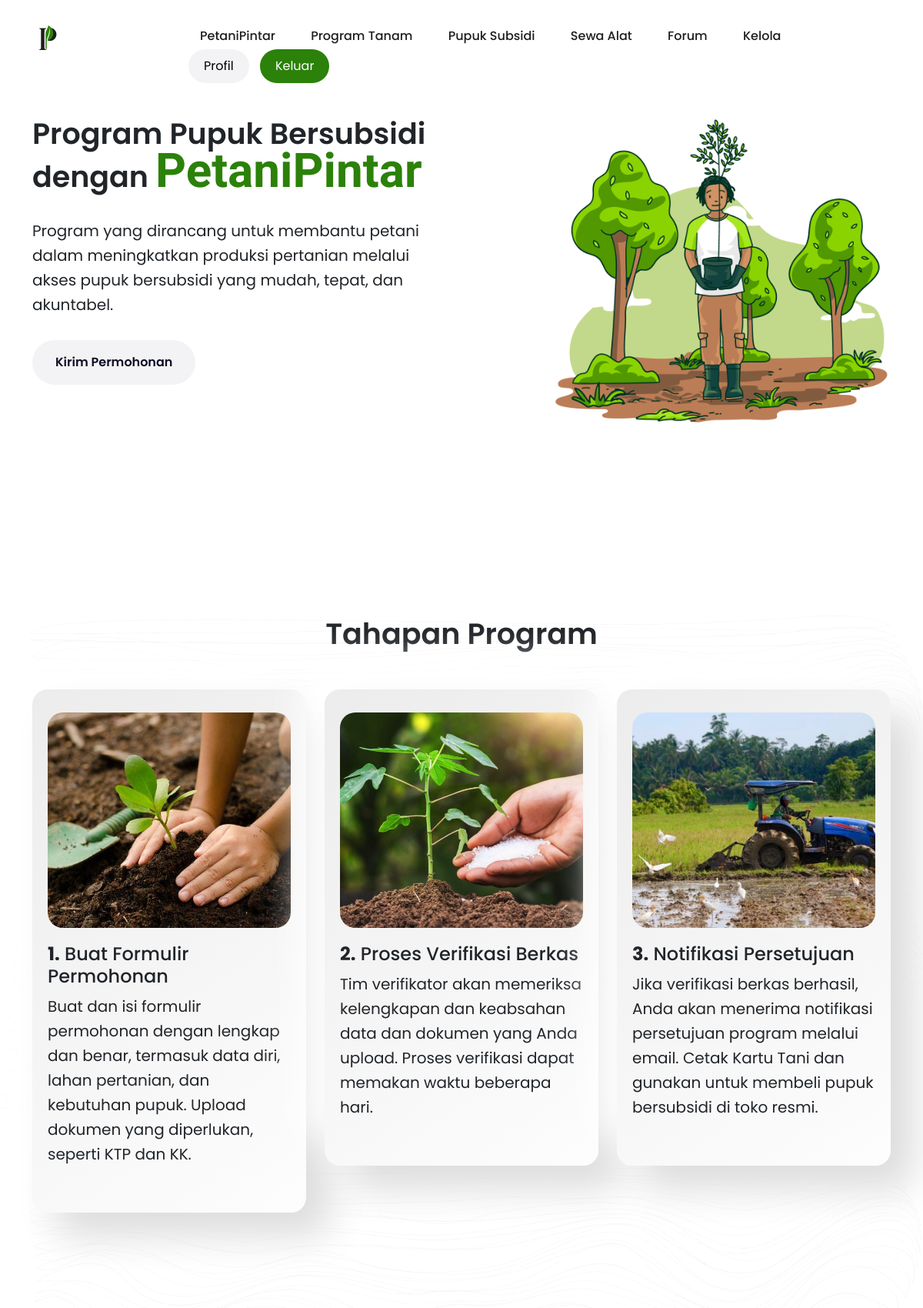
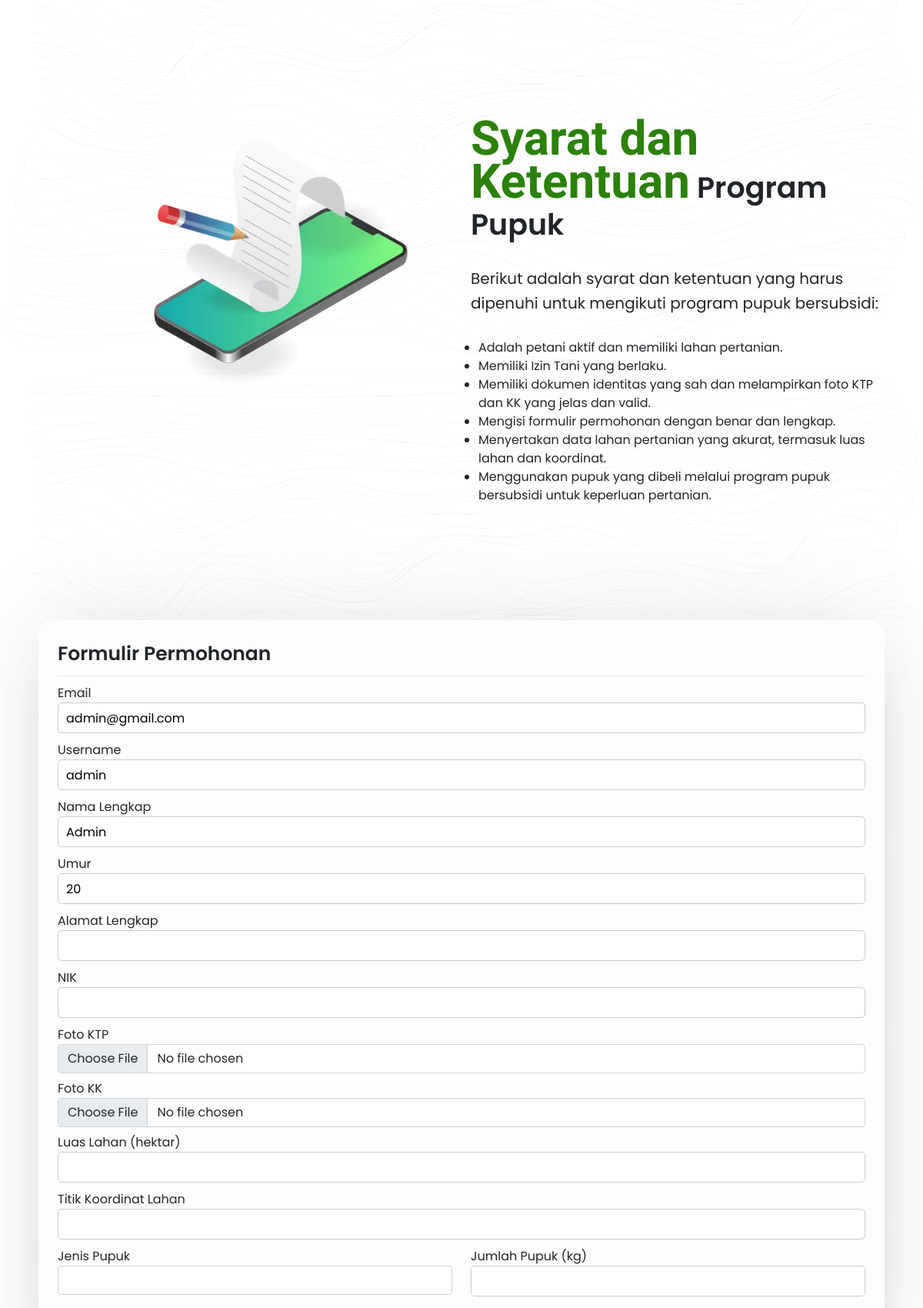
Screenshot of /program-pupuk-subsidi.php (signed in, upper part) with the database file from the repository (2 pictures, top to bottom).
### tables this page shows
CREATE TABLE users(
    id int AUTO_INCREMENT PRIMARY KEY,
    email VARCHAR(255) NOT NULL,
    password VARCHAR(255) NOT NULL,
    username VARCHAR(255) NOT NULL,
    fullname VARCHAR(255) NOT NULL,
    age INT,
    alamat VARCHAR(255),
    latitude DECIMAL(9,6),
    longitude DECIMAL(9,6),
    role ENUM('admin', 'user') DEFAULT 'user'
);

### program-pupuk-subsidi.php (the view, shortened to what this page needs)
<?php
include("php/config.php");
?>
<!DOCTYPE html>
<html lang="en">
<head>
    <link rel="stylesheet" href="css/bootstrap.min.css">
    <link rel="stylesheet" href="style.css">
    <link rel="stylesheet" href="css/form.css">
</head>
<body class="body-fixed">
    <header class="site-header">
        <div class="container">
            <div class="row">
                <div class="col-lg-2">
                    <div class="header-logo">
                        <a href="menu.php">
                            <img src="image/logo_petanipintar.png" width="40" height="40" alt="Logo">
                        </a>
                    </div>
                </div>
                <div class="col-lg-10">
                    <div class="main-navigation">
                        <nav class="header-menu">
                            <ul class="menu">
                                <li><a href="menu.php">PetaniPintar</a></li>
                                <li><a href="program-tanam.php">Program Tanam</a></li>
                                <li><a href="program-pupuk-subsidi.php">Pupuk Subsidi</a></li>
                                <li><a href="program-sewa-alat.php">Sewa Alat</a></li>
                                <li><a href="#">Forum</a></li>
                                <?php if (isset($_SESSION['admin']) && $_SESSION['admin'] == true) {
                                    echo '<li><a href="admin/dashboard-1.php">Kelola</a></li>';
                                }?>
                                <li>
                                    <button onclick="window.location.href='profile.php'" class="signin">Profil</button>
                                    <button onclick="if(confirm('Apakah Anda yakin ingin keluar?')){window.location.href='login.php';}" class="signup">Keluar</button>
                                </li>
                            </ul>
                        </nav>
                    </div>
                </div>
            </div>
        </div>
    </header>
    <div id="viewport">
        <div id="js-scroll-content">
            <section class="main-banner" id="home">
                <div class="sec-wp">
                    <div class="container">
                        <div class="row">
                            <div class="col-lg-6">
                                <div class="banner-text">
                                    <h2 class="h2-title">Program Pupuk Bersubsidi dengan <span>PetaniPintar</span></h2>
                                    <p>
                                        Program yang dirancang untuk membantu petani dalam meningkatkan produksi pertanian melalui akses pupuk bersubsidi yang mudah, tepat, dan akuntabel.
                                    </p>
                                    <div class="banner-btn mt-4">
                                        <a href="#form" class="sec-btn">Kirim Permohonan</a>
                                    </div>
                                </div>
                            </div>
                            <div class="col-lg-6">
                                <div class="banner-img-wp">
                                    <img class="img-rounded" src="image/illustration/program2.png" alt="">
                                </div>
                            </div>
                        </div>
                    </div>
                </div>
            </section>
            <div class="repeat-img" style="background-image: url(image/pattern1_background.png);">
                <section class="default-banner" id="program">
                    <div class="sec-wp">
                        <div class="container">
                            <div class="row">
                                <div class="col-lg-12">
                                    <div class="sec-title text-center mb-5">
                                        <h2 class="h2-title">Tahapan Program</h2>
                                    </div>
                                </div>
                            </div>
                            <div class="row">
                                <div class="col-lg-4">
                                    <div class="programs-box">
                                        <div class="programs-img back-img" style="background-image: url(image/program_tanam.jpg);"></div>
                                        <div class="programs-text">
                                            <h4><b>1.</b> Buat Formulir Permohonan</h4>
                                            <p>Buat dan isi formulir permohonan dengan lengkap dan benar, termasuk data diri, lahan pertanian, dan kebutuhan pupuk.
                                                Upload dokumen yang diperlukan, seperti KTP dan KK.</p>
                                        </div>
                                    </div>
                                </div>
                                <div class="col-lg-4">
                                    <div class="programs-box">
                                        <div class="programs-img back-img" style="background-image: url(image/program_pupuk.jpg);"></div>
                                        <div class="programs-text">
                                            <h4><b>2.</b> Proses Verifikasi Berkas</h4>
                                            <p>Tim verifikator akan memeriksa kelengkapan dan keabsahan data dan dokumen yang Anda upload.
                                                Proses verifikasi dapat memakan waktu beberapa hari.</p>
                                        </div>
                                    </div>
                                </div>
                                <div class="col-lg-4">
                                    <div class="programs-box">
                                        <div class="programs-img back-img" style="background-image: url(image/program_sewa.jpg);"></div>
                                        <div class="programs-text">
                                            <h4><b>3.</b> Notifikasi Persetujuan</h4>
                                            <p>Jika verifikasi berkas berhasil, Anda akan menerima notifikasi persetujuan program melalui email.
                                                Cetak Kartu Tani dan gunakan untuk membeli pupuk bersubsidi di toko resmi.</p>
                                        </div>
                                    </div>
                                </div>
                            </div>
                        </div>
                    </div>
                </section>
                <section class="main-banner" id="sdk">
                    <div class="sec-wp">
                        <div class="container">
                            <div class="row">
                                <div class="col-lg-6">
                                    <div class="banner-img-wp">
                                        <img src="image/form1.webp" alt="">
                                    </div>
                                </div>
                                <div class="col-lg-6">
                                    <div class="banner-text">
                                        <h2 class="h2-title"><span>Syarat dan Ketentuan</span> Program Pupuk</h2>
                                        <p>
                                            Berikut adalah syarat dan ketentuan yang harus dipenuhi untuk mengikuti program pupuk bersubsidi:
                                        </p>
                                        <ul>
                                            <li>Adalah petani aktif dan memiliki lahan pertanian.</li>
                                            <li>Memiliki Izin Tani yang berlaku.</li>
                                            <li>Memiliki dokumen identitas yang sah dan melampirkan foto KTP dan KK yang jelas dan valid.</li>
                                            <li>Mengisi formulir permohonan dengan benar dan lengkap.</li>
                                            <li>Menyertakan data lahan pertanian yang akurat, termasuk luas lahan dan koordinat.</li>
                                            <li>Menggunakan pupuk yang dibeli melalui program pupuk bersubsidi untuk keperluan pertanian.</li>
                                        </ul>
                                    </div>
                                    </div>
                                </div>
                            </div>
                        </div>
                    </div>
                <section class="default-banner mb-5" id="form">
                    <div class="sec-wp">
                        <div class="box-container">
                            <div class="box form-box">
                                <?php
                                $id = $_SESSION['id'];
                                $query = mysqli_query($con, "SELECT * FROM users WHERE Id=$id");
                                while ($result = mysqli_fetch_assoc($query)) {
                                    $res_email = $result['email'];
                                    $res_username = $result['username'];
                                    $res_fullname = $result['fullname'];
                                    $res_age = $result['age'];
                                }
                                ?>
                                <header>Formulir Permohonan</header>
                                <form action="" method="post" enctype="multipart/form-data">
                                    <div class="field input">
                                        <label for="email">Email</label>
                                        <input type="text" name="email" id="email" value="<?php echo $res_email; ?>" autocomplete="off" readonly>
                                    </div>
                                    <div class="field input">
                                        <label for="username">Username</label>
                                        <input type="text" name="username" id="username" value="<?php echo $res_username; ?>" autocomplete="off" readonly>
                                    </div>
                                    <div class="field input">
                                        <label for="fullname">Nama Lengkap</label>
                                        <input type="text" name="fullname" id="fullname" value="<?php echo $res_fullname; ?>" autocomplete="off" readonly>
                                    </div>
                                    <div class="field input">
                                        <label for="age">Umur</label>
                                        <input type="number" name="age" id="age" value="<?php echo $res_age; ?>" autocomplete="off" readonly>
                                    </div>
                                    <div class="field input">
                                        <label for="alamat">Alamat Lengkap</label>
                                        <input type="text" name="alamat" id="alamat" autocomplete="off" required>
                                    </div>
                                    <div class="field input">
                                        <label for="nik">NIK</label>
                                        <input type="number" name="nik" id="nik" autocomplete="off" required>
                                    </div>
                                    <div class="mb-2">
                                        <label for="foto_ktp">Foto KTP</label>
                                        <input <?php if (!isset($_GET['ubah'])) {
                                                    echo "required";
                                                } ?> class="form-control" type="file" name="foto_ktp" id="foto_ktp" accept="image/*">
                                    </div>
                                    <div class="mb-2">
                                        <label for="foto_kk">Foto KK</label>
                                        <input <?php if (!isset($_GET['ubah'])) {
                                                    echo "required";
                                                } ?> class="form-control" type="file" name="foto_kk" id="foto_kk" accept="image/*">
                                    </div>
                                    <div class="field input">
                                        <label for="luas_lahan">Luas Lahan (hektar)</label>
                                        <input type="number" name="luas_lahan" id="luas_lahan" autocomplete="off" required>
                                    </div>
                                    <div class="field input">
                                        <label for="koordinat">Titik Koordinat Lahan</label>
                                        <input type="text" name="koordinat" id="koordinat" autocomplete="off" required>
                                    </div>
                                    <div class="field input">
                                        <div class="row">
                                            <div class="col-6">
                                                <label for="jenis_pupuk">Jenis Pupuk</label>
                                                <div>
                                                    <select name="jenis_pupuk" id="jenis_pupuk" class="form-control" required>
                                                        <option value=""></option>
                                                        <option value="urea">Urea</option>
                                                    </select>
                                                </div>
                                            </div>
                                            <div class="col-6">
                                                <label for="jumlah_pupuk">Jumlah Pupuk (kg)</label>
                                                <input type="number" name="jumlah_pupuk" id="jumlah_pupuk" min="1" required>
                                            </div>
                                        </div>
                                    </div>
                                    <div class="field">
                                    </div>
                                </form>
                            </div>
                        </div>
                    </div>
                </section>
            </div>
        </div>
</body>
</html>

### rows the page displays
users: email "admin@gmail.com", username "admin", fullname "Admin", age "20"
